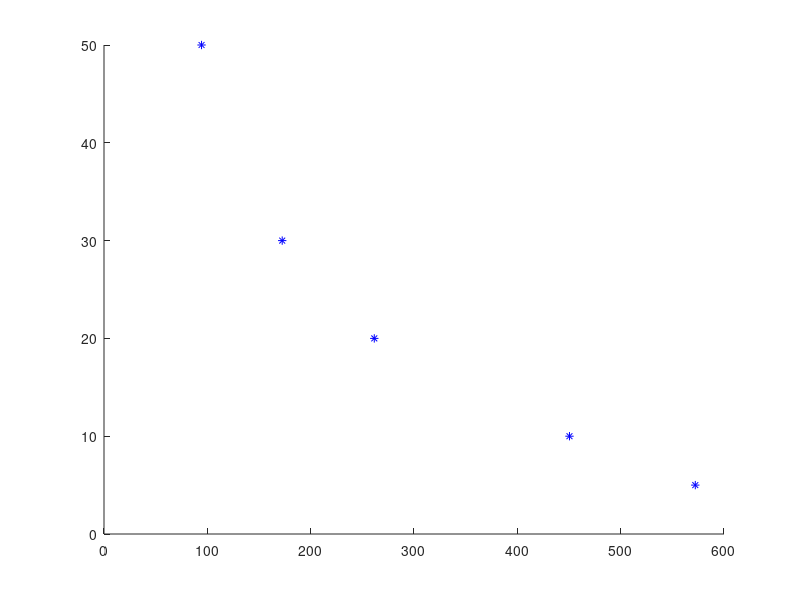

Source code (MATLAB): (Note: this script raises an error after producing the figure.)
clear
clf

%Load Measured Sensor Data for distances of 5,10,20,30,50 inches
m_5 = load("Calibration_5in.mat","m");
m_10 = load("Calibration_10in.mat","m");
m_20 = load("Calibration_20in.mat","m");
m_30 = load("Calibration_30in.mat","m");
m_50 = load("Calibration_50in.mat","m");

%Find the average output for each distance
avg_05in = mean(m_5.m(:,1));
avg_10in = mean(m_10.m(:,1));
avg_20in = mean(m_20.m(:,1));
avg_30in = mean(m_30.m(:,1));
avg_50in = mean(m_50.m(:,1));

sensor_voltage = [avg_05in,avg_10in,avg_20in,avg_30in,avg_50in];
length = [5,10,20,30,50];

% Plotting Original Data
scatter(sensor_voltage,length,'b','*')

% Polynomial fitting to derive transfer function
P = polyfit(sensor_voltage,length,3);
sensor_fit = polyval(P,sensor_voltage);
eqn = string("Length = " + P(1)) + "*SensorData + " + string(P(2));

%Plotting Line Fit
hold on;
plot(sensor_voltage,sensor_fit,'r-.');

% Plotting estimates using transfer function
test_range = 0:10:800;
estimate_length=transfer_equation(test_range,P);
plot(test_range,estimate_length)

xlabel("Sensor Data")
ylabel("Length")
legend("Data","Fit","Estimate")
hold off

function vals = transfer_equation(x,P)
    x3=P(1);
    x2=P(2);
    x1=P(3);
    c =P(4);
    vals = x3*x.^3+x2*x.^2+x1*x+c;
end
